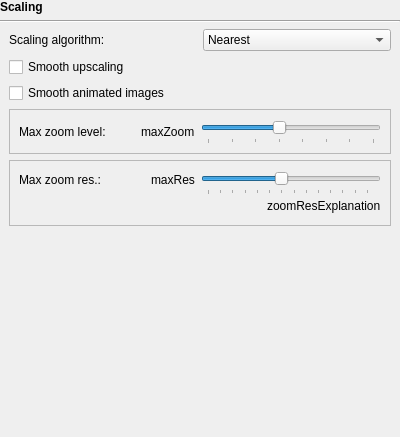
             <widget class="QWidget" name="scrollAreaWidgetContents_3">
              <property name="geometry">
               <rect>
                <x>0</x>
                <y>0</y>
                <width>400</width>
                <height>437</height>
               </rect>
              </property>
              <layout class="QVBoxLayout" name="verticalLayout_27">
               <property name="leftMargin">
                <number>0</number>
               </property>
               <property name="topMargin">
                <number>0</number>
               </property>
               <property name="rightMargin">
                <number>0</number>
               </property>
               <property name="bottomMargin">
                <number>0</number>
               </property>
               <item>
                <widget class="QLabel" name="title3">
                 <property name="font">
                  <font>
                   <weight>75</weight>
                   <bold>true</bold>
                  </font>
                 </property>
                 <property name="text">
                  <string>Scaling</string>
                 </property>
                </widget>
               </item>
               <item>
                <widget class="Line" name="line_9">
                 <property name="orientation">
                  <enum>Qt::Horizontal</enum>
                 </property>
                </widget>
               </item>
               <item>
                <layout class="QGridLayout" name="gridLayout_9">
                 <property name="leftMargin">
                  <number>9</number>
                 </property>
                 <property name="topMargin">
                  <number>0</number>
                 </property>
                 <property name="rightMargin">
                  <number>9</number>
                 </property>
                 <property name="bottomMargin">
                  <number>0</number>
                 </property>
                 <item row="1" column="0">
                  <widget class="QCheckBox" name="smoothUpscalingCheckBox">
                   <property name="sizePolicy">
                    <sizepolicy hsizetype="MinimumExpanding" vsizetype="Minimum">
                     <horstretch>0</horstretch>
                     <verstretch>0</verstretch>
                    </sizepolicy>
                   </property>
                   <property name="minimumSize">
                    <size>
                     <width>0</width>
                     <height>0</height>
                    </size>
                   </property>
                   <property name="toolTip">
                    <string>When unchecked, nearest neighbor algorithm will be used for upscaling.</string>
                   </property>
                   <property name="text">
                    <string>Smooth upscaling</string>
                   </property>
                  </widget>
                 </item>
                 <item row="2" column="0">
                  <widget class="QCheckBox" name="smoothAnimatedImagesCheckBox">
                   <property name="sizePolicy">
                    <sizepolicy hsizetype="MinimumExpanding" vsizetype="Minimum">
                     <horstretch>0</horstretch>
                     <verstretch>0</verstretch>
                    </sizepolicy>
                   </property>
                   <property name="minimumSize">
                    <size>
                     <width>0</width>
                     <height>0</height>
                    </size>
                   </property>
                   <property name="text">
                    <string>Smooth animated images</string>
                   </property>
                  </widget>
                 </item>
                 <item row="3" column="0">
                  <widget class="QFrame" name="frame_2">
                   <property name="minimumSize">
                    <size>
                     <width>0</width>
                     <height>0</height>
                    </size>
                   </property>
                   <property name="frameShape">
                    <enum>QFrame::StyledPanel</enum>
                   </property>
                   <property name="frameShadow">
                    <enum>QFrame::Raised</enum>
                   </property>
                   <layout class="QVBoxLayout" name="verticalLayout_14">
                    <item>
                     <layout class="QHBoxLayout" name="horizontalLayout_17">
                      <item>
                       <widget class="QLabel" name="label_3">
                        <property name="sizePolicy">
                         <sizepolicy hsizetype="Minimum" vsizetype="Minimum">
                          <horstretch>0</horstretch>
                          <verstretch>0</verstretch>
                         </sizepolicy>
                        </property>
                        <property name="minimumSize">
                         <size>
                          <width>0</width>
                          <height>0</height>
                         </size>
                        </property>
                        <property name="text">
                         <string>Max zoom level:</string>
                        </property>
                       </widget>
                      </item>
                      <item>
                       <spacer name="horizontalSpacer_7">
                        <property name="orientation">
                         <enum>Qt::Horizontal</enum>
                        </property>
                        <property name="sizeType">
                         <enum>QSizePolicy::Expanding</enum>
                        </property>
                        <property name="sizeHint" stdset="0">
                         <size>
                          <width>20</width>
                          <height>20</height>
                         </size>
                        </property>
                       </spacer>
                      </item>
                      <item>
                       <widget class="QLabel" name="maxZoomLabel">
                        <property name="text">
                         <string>maxZoom</string>
                        </property>
                       </widget>
                      </item>
                      <item>
                       <widget class="QSlider" name="maxZoomSlider">
                        <property name="sizePolicy">
                         <sizepolicy hsizetype="Preferred" vsizetype="Fixed">
                          <horstretch>0</horstretch>
                          <verstretch>0</verstretch>
                         </sizepolicy>
                        </property>
                        <property name="minimumSize">
                         <size>
                          <width>180</width>
                          <height>25</height>
                         </size>
                        </property>
                        <property name="minimum">
                         <number>1</number>
                        </property>
                        <property name="maximum">
                         <number>8</number>
                        </property>
                        <property name="singleStep">
                         <number>1</number>
                        </property>
                        <property name="pageStep">
                         <number>1</number>
                        </property>
                        <property name="value">
                         <number>4</number>
                        </property>
                        <property name="orientation">
                         <enum>Qt::Horizontal</enum>
                        </property>
                        <property name="tickPosition">
                         <enum>QSlider::TicksBelow</enum>
                        </property>
                        <property name="tickInterval">
                         <number>1</number>
                        </property>
                       </widget>
                      </item>
                     </layout>
                    </item>
                   </layout>
                  </widget>
                 </item>
                 <item row="0" column="0">
                  <layout class="QHBoxLayout" name="horizontalLayout_5">
                   <item>
                    <widget class="QLabel" name="scalingQualityLabel">
                     <property name="enabled">
                      <bool>true</bool>
                     </property>
                     <property name="sizePolicy">
                      <sizepolicy hsizetype="Minimum" vsizetype="Minimum">
                       <horstretch>0</horstretch>
                       <verstretch>0</verstretch>
                      </sizepolicy>
                     </property>
                     <property name="minimumSize">
                      <size>
                       <width>0</width>
                       <height>0</height>
                      </size>
                     </property>
                     <property name="toolTip">
                      <string/>
                     </property>
                     <property name="text">
                      <string>Scaling algorithm: </string>
                     </property>
                    </widget>
                   </item>
                   <item>
                    <widget class="QComboBox" name="scalingQualityComboBox">
                     <property name="enabled">
                      <bool>true</bool>
                     </property>
                     <property name="sizePolicy">
                      <sizepolicy hsizetype="Minimum" vsizetype="Minimum">
                       <horstretch>0</horstretch>
                       <verstretch>0</verstretch>
                      </sizepolicy>
                     </property>
                     <property name="minimumSize">
                      <size>
                       <width>0</width>
                       <height>0</height>
                      </size>
                     </property>
                     <property name="toolTip">
                      <string/>
                     </property>
                     <property name="toolTipDuration">
                      <number>-1</number>
                     </property>
                     <property name="currentIndex">
                      <number>0</number>
                     </property>
                     <item>
                      <property name="text">
                       <string>Nearest</string>
                      </property>
                     </item>
                     <item>
                      <property name="text">
                       <string>Bilinear</string>
                      </property>
                     </item>
                    </widget>
                   </item>
                  </layout>
                 </item>
                 <item row="4" column="0">
                  <widget class="QFrame" name="frame">
                   <property name="minimumSize">
                    <size>
                     <width>0</width>
                     <height>50</height>
                    </size>
                   </property>
                   <property name="frameShape">
                    <enum>QFrame::StyledPanel</enum>
                   </property>
                   <property name="frameShadow">
                    <enum>QFrame::Raised</enum>
                   </property>
                   <layout class="QVBoxLayout" name="verticalLayout_12">
                    <item>
                     <layout class="QHBoxLayout" name="horizontalLayout_16">
                      <property name="spacing">
                       <number>6</number>
                      </property>
                      <property name="leftMargin">
                       <number>0</number>
                      </property>
                      <item>
                       <widget class="QLabel" name="label">
                        <property name="sizePolicy">
                         <sizepolicy hsizetype="Minimum" vsizetype="Minimum">
                          <horstretch>0</horstretch>
                          <verstretch>0</verstretch>
                         </sizepolicy>
                        </property>
                        <property name="minimumSize">
                         <size>
                          <width>0</width>
                          <height>0</height>
                         </size>
                        </property>
                        <property name="toolTip">
                         <string>This lets us limit Max zoom for very large images.</string>
                        </property>
                        <property name="toolTipDuration">
                         <number>10000</number>
                        </property>
                        <property name="text">
                         <string>Max zoom res.: </string>
                        </property>
                       </widget>
                      </item>
                      <item>
                       <spacer name="horizontalSpacer_8">
                        <property name="orientation">
                         <enum>Qt::Horizontal</enum>
                        </property>
                        <property name="sizeType">
                         <enum>QSizePolicy::Expanding</enum>
                        </property>
                        <property name="sizeHint" stdset="0">
                         <size>
                          <width>20</width>
                          <height>20</height>
                         </size>
                        </property>
                       </spacer>
                      </item>
                      <item>
                       <widget class="QLabel" name="maxZoomResLabel">
                        <property name="text">
                         <string>maxRes</string>
                        </property>
                       </widget>
                      </item>
                      <item>
                       <widget class="QSlider" name="maxZoomResSlider">
                        <property name="sizePolicy">
                         <sizepolicy hsizetype="Preferred" vsizetype="Fixed">
                          <horstretch>0</horstretch>
                          <verstretch>0</verstretch>
                         </sizepolicy>
                        </property>
                        <property name="minimumSize">
                         <size>
                          <width>180</width>
                          <height>25</height>
                         </size>
                        </property>
                        <property name="minimum">
                         <number>15</number>
                        </property>
                        <property name="maximum">
                         <number>150</number>
                        </property>
                        <property name="singleStep">
                         <number>1</number>
                        </property>
                        <property name="pageStep">
                         <number>1</number>
                        </property>
                        <property name="value">
                         <number>75</number>
                        </property>
                        <property name="orientation">
                         <enum>Qt::Horizontal</enum>
                        </property>
                        <property name="invertedControls">
                         <bool>false</bool>
                        </property>
                        <property name="tickPosition">
                         <enum>QSlider::TicksBelow</enum>
                        </property>
                        <property name="tickInterval">
                         <number>10</number>
                        </property>
                       </widget>
                      </item>
                     </layout>
                    </item>
                    <item>
                     <layout class="QHBoxLayout" name="horizontalLayout_19">
                      <property name="bottomMargin">
                       <number>0</number>
                      </property>
                      <item>
                       <spacer name="horizontalSpacer_6">
                        <property name="orientation">
                         <enum>Qt::Horizontal</enum>
                        </property>
                        <property name="sizeHint" stdset="0">
                         <size>
                          <width>20</width>
                          <height>20</height>
                         </size>
                        </property>
                       </spacer>
                      </item>
                      <item>
                       <widget class="QLabel" name="maxZoomResInfoLabel">
                        <property name="text">
                         <string>zoomResExplanation</string>
                        </property>
                        <property name="textFormat">
                         <enum>Qt::RichText</enum>
                        </property>
                       </widget>
                      </item>
                     </layout>
                    </item>
                   </layout>
                  </widget>
                 </item>
                </layout>
               </item>
               <item>
                <spacer name="verticalSpacer_7">
                 <property name="orientation">
                  <enum>Qt::Vertical</enum>
                 </property>
                 <property name="sizeHint" stdset="0">
                  <size>
                   <width>20</width>
                   <height>215</height>
                  </size>
                 </property>
                </spacer>
               </item>
              </layout>
             </widget>
